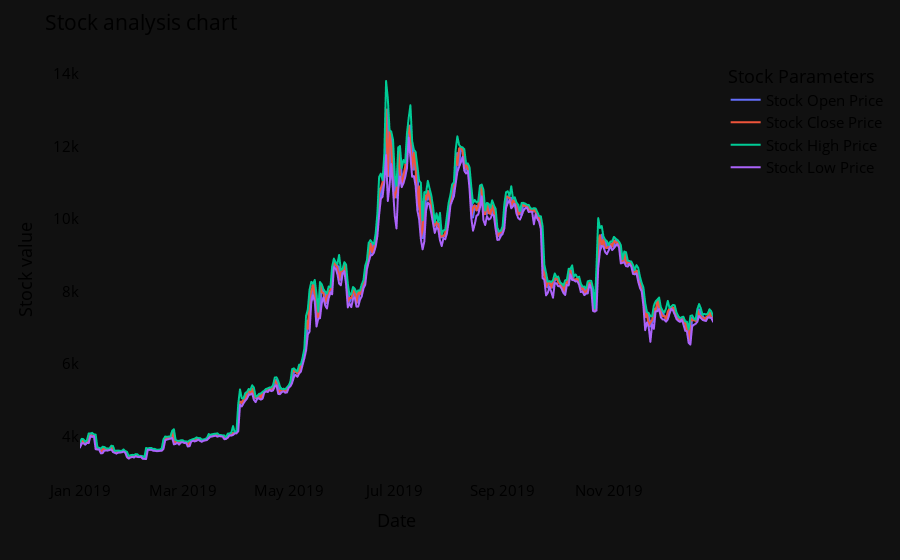

The cell this chart's notebook holds for it:
### Markdown cell above
## Stock analysis chart

### Code cell
names=cycle(['Stock Open Price','Stock Close Price','Stock High Price','Stock Low Price'])
fig=px.line(y_2019,x=y_2019['Date'],y=[y_2019['Open'],y_2019['Close'],y_2019['High'],y_2019['Low']],labels={'Date': 'Date','value':'Stock value'})
fig.update_layout(title_text='Stock analysis chart',font_size=15,font_color='black',legend_title_text='Stock Parameters')
fig.for_each_trace(lambda t: t.update(name=next(names)))
fig.update_xaxes(showgrid=False)
fig.update_yaxes(showgrid=False)
fig.show()

### Figure 1 — Plotly figure (JSON) as saved in the notebook; plotly's stock layout.template omitted (floating-point values rounded to 4 significant figures; data arrays with more than 128 entries replaced by an {"elided": "..."} marker saying what was removed)
{"data": [{"hovertemplate": "variable=Open<br>Date=%{x}<br>Stock value=%{y}<extra></extra>", "legendgroup": "Open", "line": {"color": "#636efa", "dash": "solid"}, "marker": {"symbol": "circle"}, "mode": "lines", "name": "Stock Open Price", "showlegend": true, "x": {"elided": "365 str values"}, "xaxis": "x", "y": {"elided": "365 float values"}, "yaxis": "y", "type": "scattergl"}, {"hovertemplate": "variable=Close<br>Date=%{x}<br>Stock value=%{y}<extra></extra>", "legendgroup": "Close", "line": {"color": "#EF553B", "dash": "solid"}, "marker": {"symbol": "circle"}, "mode": "lines", "name": "Stock Close Price", "showlegend": true, "x": {"elided": "365 str values"}, "xaxis": "x", "y": {"elided": "365 float values"}, "yaxis": "y", "type": "scattergl"}, {"hovertemplate": "variable=High<br>Date=%{x}<br>Stock value=%{y}<extra></extra>", "legendgroup": "High", "line": {"color": "#00cc96", "dash": "solid"}, "marker": {"symbol": "circle"}, "mode": "lines", "name": "Stock High Price", "showlegend": true, "x": {"elided": "365 str values"}, "xaxis": "x", "y": {"elided": "365 float values"}, "yaxis": "y", "type": "scattergl"}, {"hovertemplate": "variable=Low<br>Date=%{x}<br>Stock value=%{y}<extra></extra>", "legendgroup": "Low", "line": {"color": "#ab63fa", "dash": "solid"}, "marker": {"symbol": "circle"}, "mode": "lines", "name": "Stock Low Price", "showlegend": true, "x": {"elided": "365 str values"}, "xaxis": "x", "y": {"elided": "365 float values"}, "yaxis": "y", "type": "scattergl"}], "layout": {"xaxis": {"anchor": "y", "domain": [0.0, 1.0], "title": {"text": "Date"}, "showgrid": false}, "yaxis": {"anchor": "x", "domain": [0.0, 1.0], "title": {"text": "Stock value"}, "showgrid": false}, "legend": {"title": {"text": "Stock Parameters"}, "tracegroupgap": 0}, "margin": {"t": 60}, "title": {"text": "Stock analysis chart"}, "font": {"size": 15, "color": "black"}}}
